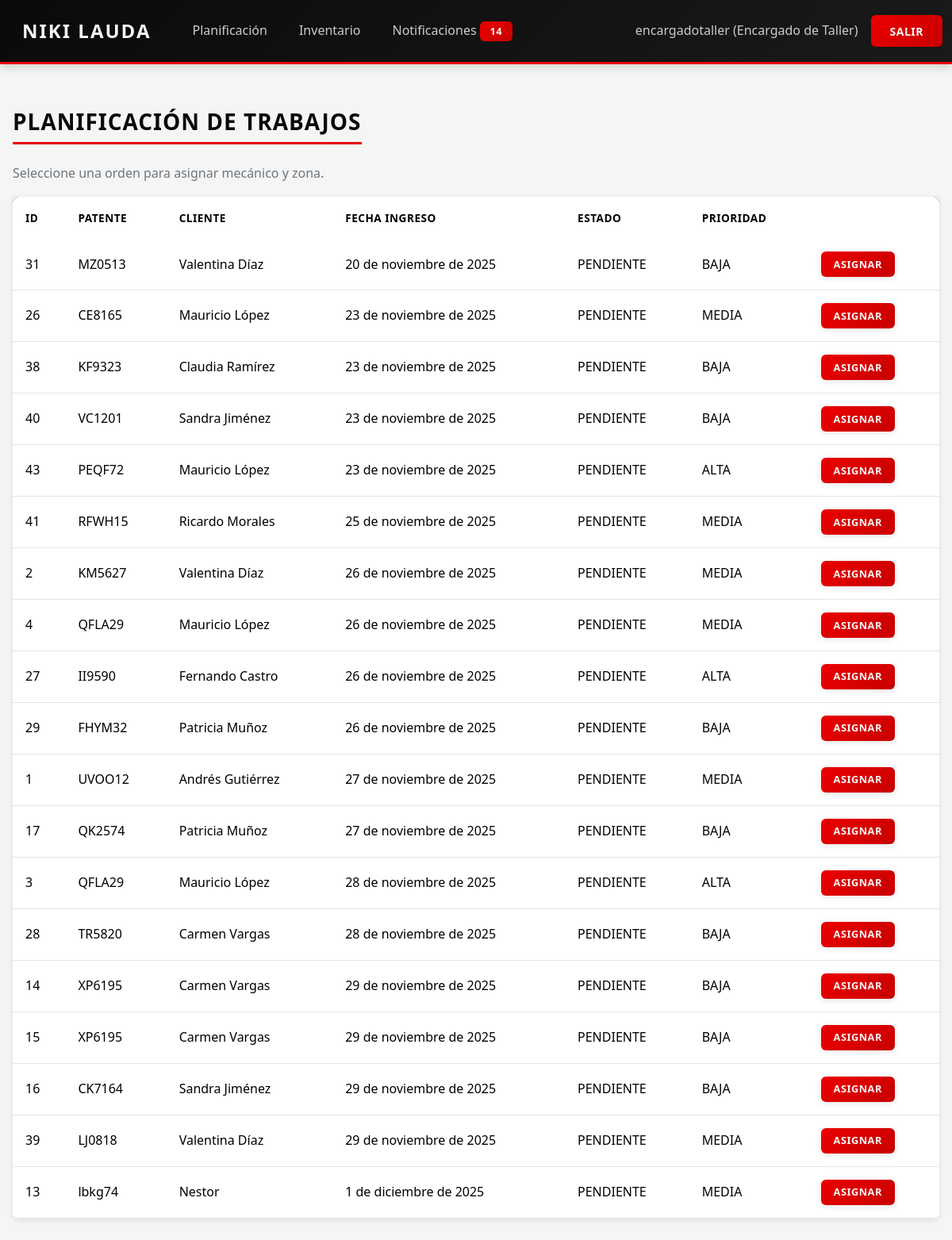
The page /encargado/planificacion/ (signed in) on the database as committed earlier.
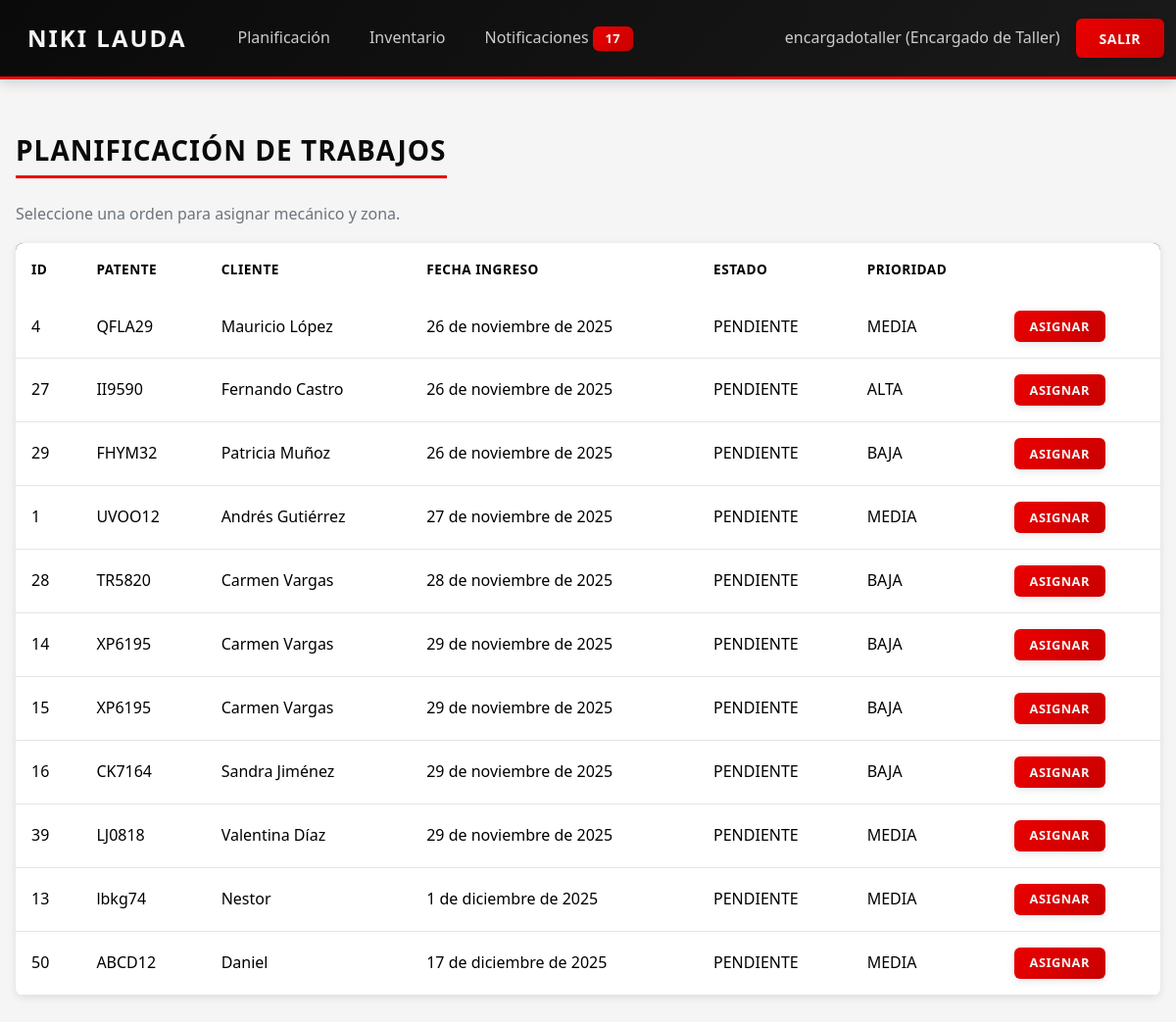
The same page on the database as committed later.
### core/models.py (models this page shows, shortened)
class OrdenTrabajo(models.Model):
    PRIORIDAD_CHOICES = [
        ("BAJA", "Baja"),
        ("MEDIA", "Media"),
        ("ALTA", "Alta"),
    ]
    cliente = models.ForeignKey(Cliente, on_delete=models.PROTECT)
    vehiculo = models.ForeignKey(Vehiculo, on_delete=models.PROTECT)
    mecanico = models.ForeignKey(Mecanico, on_delete=models.SET_NULL, null=True, blank=True)
    zona_trabajo = models.ForeignKey(ZonaTrabajo, on_delete=models.SET_NULL, null=True, blank=True)
    fecha_ingreso = models.DateField()
    fecha_estimada_entrega = models.DateField(blank=True, null=True)
    fecha_entrega_real = models.DateField(blank=True, null=True)
    motivo_ingreso = models.CharField(max_length=200)
    descripcion_problema = models.TextField()
    observaciones_iniciales = models.TextField(blank=True, null=True)
    estado = models.ForeignKey(EstadoOT, on_delete=models.PROTECT)
    prioridad = models.CharField(max_length=10, choices=PRIORIDAD_CHOICES, default="MEDIA")
    en_lista_espera = models.BooleanField(
        default=False,
        help_text="True si la OT está en lista de espera (RF11)."
    )
    creado_en = models.DateTimeField(auto_now_add=True)
    actualizado_en = models.DateTimeField(auto_now=True)

class Vehiculo(models.Model):
    cliente = models.ForeignKey(Cliente, on_delete=models.CASCADE, related_name="vehiculos")
    patente = models.CharField(max_length=10, unique=True)
    marca = models.ForeignKey(MarcaVehiculo, on_delete=models.PROTECT)
    modelo = models.ForeignKey(ModeloVehiculo, on_delete=models.PROTECT)
    anio = models.PositiveIntegerField()
    kilometraje = models.PositiveIntegerField()
    fecha_ultimo_servicio = models.DateField(blank=True, null=True)
    golpes_observados = models.TextField(blank=True, null=True)

class Cliente(models.Model):
    rut = models.CharField(max_length=12, unique=True)
    nombre = models.CharField(max_length=150)
    telefono = models.CharField(max_length=20)
    email = models.EmailField(blank=True, null=True)
    direccion = models.CharField(max_length=200, blank=True, null=True)

class EstadoOT(models.Model):
    nombre = models.CharField(max_length=50, unique=True)

### core/views.py (the view)
# urls.py: path("encargado/planificacion/", views.planificacion, name="planificacion"),
@login_required
@requiere_rol("ENCARGADO_TALLER")
def planificacion(request):
    pendientes = OrdenTrabajo.objects.filter(
        estado__nombre__in=["PENDIENTE", "EN_ESPERA"]
    ).order_by("fecha_ingreso")
    mecanicos = Mecanico.objects.all().order_by("especialidad__nombre", "nombre")
    zonas = ZonaTrabajo.objects.filter(activa=True)
    return render(request, "core/encargado/planificacion.html", {
        "pendientes": pendientes,
        "mecanicos": mecanicos,
        "zonas": zonas,
    })

### core/context_processors.py (called while the page is built)
def notificaciones(request):
    context = {
        'notif_no_leidas': 0,
    }
    if request.user.is_authenticated:
        try:
            perfil = request.user.perfilusuario
            context['notif_no_leidas'] = perfil.notificaciones_recibidas.filter(leida=False).count()
        except (PerfilUsuario.DoesNotExist, AttributeError):
            pass
    return context

### core/templates/core/encargado/planificacion.html
{% extends "core/base.html" %}
{% block content %}
<h3>Planificación de Trabajos</h3>
<p class="text-muted">Seleccione una orden para asignar mecánico y zona.</p>
<table class="table table-hover">
    <thead>
        <tr>
            <th>ID</th>
            <th>Patente</th>
            <th>Cliente</th>
            <th>Fecha ingreso</th>
            <th>Estado</th>
            <th>Prioridad</th>
            <th></th>
        </tr>
    </thead>
    <tbody>
        {% for ot in pendientes %}
        <tr>
            <td>{{ ot.id }}</td>
            <td>{{ ot.vehiculo.patente }}</td>
            <td>{{ ot.cliente.nombre }}</td>
            <td>{{ ot.fecha_ingreso }}</td>
            <td>{{ ot.estado.nombre }}</td>
            <td>{{ ot.prioridad }}</td>
            <td>
                <a href="{% url 'detalle_ot' ot.id %}" class="btn btn-primary btn-sm">
                    Asignar
                </a>
            </td>
        </tr>
        {% empty %}
        <tr>
            <td colspan="7">No hay órdenes pendientes.</td>
        </tr>
        {% endfor %}
    </tbody>
</table>
{% endblock %}

### core/templates/core/navbar.html (shortened to what this page needs)
<nav class="navbar navbar-expand-lg navbar-dark bg-dark">
    <div class="container-fluid">
        <a class="navbar-brand" href="{% url 'dashboard' %}">Niki Lauda</a>
        <ul class="navbar-nav me-auto">
            {% if user.is_authenticated and user.perfilusuario %}
                {% if user.perfilusuario.rol == "ENCARGADO_TALLER" %}
                    <li class="nav-item">
                        <a class="nav-link" href="{% url 'planificacion' %}">Planificación</a>
                    </li>
                    <li class="nav-item">
                        <a class="nav-link" href="{% url 'inventario' %}">Inventario</a>
                    </li>
                {% endif %}
                <li class="nav-item">
                    <a class="nav-link" href="{% url 'notificaciones' %}">
                        Notificaciones
                        {% if notif_no_leidas > 0 %}
                            <span class="badge bg-danger">{{ notif_no_leidas }}</span>
                        {% endif %}
                    </a>
                </li>
            {% endif %}
        </ul>
        {% if user.is_authenticated %}
            <span class="navbar-text text-white me-3">
                {{ user.username }}{% if user.perfilusuario %} ({{ user.perfilusuario.get_rol_display }}){% endif %}
            </span>
            <a class="btn btn-danger" href="{% url 'logout' %}">Salir</a>
        {% else %}
            <a class="btn btn-primary" href="{% url 'login' %}">Iniciar Sesión</a>
            <a class="btn btn-outline-light ms-2" href="{% url 'registro' %}">Registrarse</a>
        {% endif %}
    </div>
</nav>

Rows that differ between the two databases and show on the page:
no longer on this page (row edited): OrdenTrabajo: id "31", vehiculo.patente "MZ0513", cliente.nombre "Valentina Díaz", fecha_ingreso "20 de noviembre de 2025", estado.nombre "PENDIENTE", prioridad "BAJA"
no longer on this page (row edited): OrdenTrabajo: id "26", vehiculo.patente "CE8165", cliente.nombre "Mauricio López", fecha_ingreso "23 de noviembre de 2025", estado.nombre "PENDIENTE", prioridad "MEDIA"
no longer on this page (row edited): OrdenTrabajo: id "38", vehiculo.patente "KF9323", cliente.nombre "Claudia Ramírez", fecha_ingreso "23 de noviembre de 2025", estado.nombre "PENDIENTE", prioridad "BAJA"
no longer on this page (row edited): OrdenTrabajo: id "40", vehiculo.patente "VC1201", cliente.nombre "Sandra Jiménez", fecha_ingreso "23 de noviembre de 2025", estado.nombre "PENDIENTE", prioridad "BAJA"
no longer on this page (row edited): OrdenTrabajo: id "43", vehiculo.patente "PEQF72", cliente.nombre "Mauricio López", fecha_ingreso "23 de noviembre de 2025", estado.nombre "PENDIENTE", prioridad "ALTA"
no longer on this page (row edited): OrdenTrabajo: id "41", vehiculo.patente "RFWH15", cliente.nombre "Ricardo Morales", fecha_ingreso "25 de noviembre de 2025", estado.nombre "PENDIENTE", prioridad "MEDIA"
no longer on this page (row edited): OrdenTrabajo: id "2", vehiculo.patente "KM5627", cliente.nombre "Valentina Díaz", fecha_ingreso "26 de noviembre de 2025", estado.nombre "PENDIENTE", prioridad "MEDIA"
no longer on this page (row edited): OrdenTrabajo: id "17", vehiculo.patente "QK2574", cliente.nombre "Patricia Muñoz", fecha_ingreso "27 de noviembre de 2025", estado.nombre "PENDIENTE", prioridad "BAJA"
no longer on this page (row edited): OrdenTrabajo: id "3", vehiculo.patente "QFLA29", cliente.nombre "Mauricio López", fecha_ingreso "28 de noviembre de 2025", estado.nombre "PENDIENTE", prioridad "ALTA"
added OrdenTrabajo: id "50", vehiculo.patente "ABCD12", cliente.nombre "Daniel", fecha_ingreso "17 de diciembre de 2025", estado.nombre "PENDIENTE", prioridad "MEDIA"
Other text that changed with them:
{{ notif_no_leidas }}: "14" → "17"
